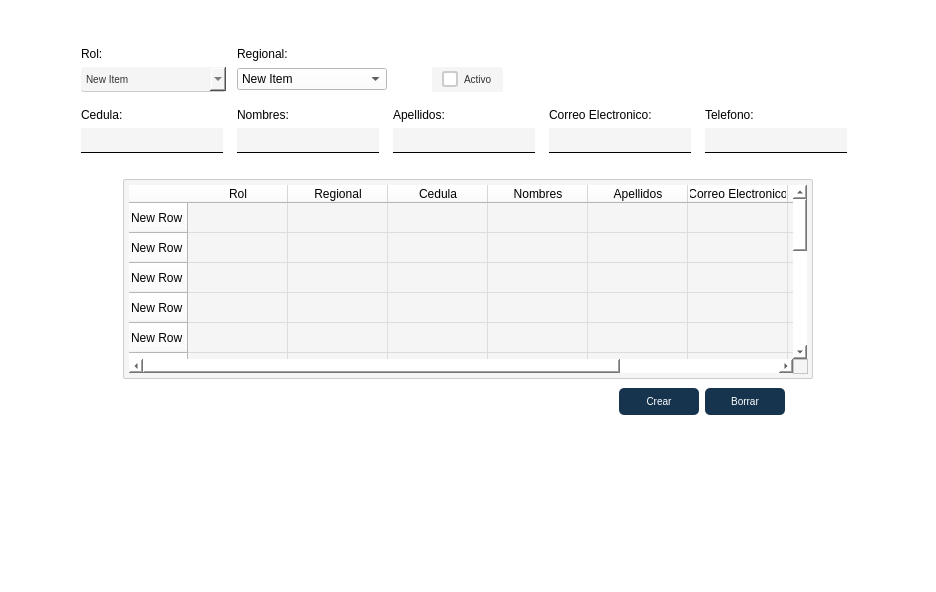
<?xml version="1.0" encoding="UTF-8"?>
<ui version="4.0">
 <class>MainWindow</class>
 <widget class="QMainWindow" name="MainWindow">
  <property name="geometry">
   <rect>
    <x>0</x>
    <y>0</y>
    <width>924</width>
    <height>592</height>
   </rect>
  </property>
  <property name="windowTitle">
   <string>MainWindow</string>
  </property>
  <property name="styleSheet">
   <string notr="true"/>
  </property>
  <widget class="QWidget" name="centralwidget">
   <property name="styleSheet">
    <string notr="true">background-color: rgb(255, 255, 255);</string>
   </property>
   <layout class="QGridLayout" name="gridLayout_2">
    <item row="0" column="0">
     <widget class="QWidget" name="gridWidget" native="true">
      <property name="styleSheet">
       <string notr="true">background-color: rgb(255, 255, 255);</string>
      </property>
      <layout class="QGridLayout" name="gridLayout">
       <item row="0" column="0">
        <widget class="QWidget" name="widget_2" native="true">
         <property name="sizePolicy">
          <sizepolicy hsizetype="Fixed" vsizetype="Fixed">
           <horstretch>0</horstretch>
           <verstretch>0</verstretch>
          </sizepolicy>
         </property>
         <property name="minimumSize">
          <size>
           <width>900</width>
           <height>550</height>
          </size>
         </property>
         <property name="styleSheet">
          <string notr="true"/>
         </property>
         <layout class="QGridLayout" name="gridLayout_3">
          <item row="2" column="2" alignment="Qt::AlignLeft">
           <widget class="QComboBox" name="ComboBoxRegional">
            <property name="sizePolicy">
             <sizepolicy hsizetype="Fixed" vsizetype="Fixed">
              <horstretch>0</horstretch>
              <verstretch>0</verstretch>
             </sizepolicy>
            </property>
            <property name="minimumSize">
             <size>
              <width>150</width>
              <height>20</height>
             </size>
            </property>
            <property name="cursor">
             <cursorShape>PointingHandCursor</cursorShape>
            </property>
            <property name="styleSheet">
             <string notr="true">QComboBox {
    background-color: #f5f5f5; /* Mismo fondo gris claro que el QLineEdit */
    border: none; /* Sin bordes generales */
    border-bottom: 1px solid #CCCCCC; /* Borde inferior suave */
    border-radius:2px; /* Bordes redondeados suaves */
    padding: 5px 5px; /* Espaciado interno */
    font-size: 10px; /* Tamaño de fuente más elegante */
    color: #333333; /* Texto en gris oscuro */
    transition: all 0.3s ease; /* Transición suave */
QLineEdit {

    background-color: #f5f5f5; /* Gris más claro cuando se escribe */
    border: none; /* Sin bordes generales */
    border-bottom: 1px solid #000000; /* Solo borde inferior inicial */
    border-radius: 0px; /* Sin bordes redondeados */
    padding: 5px; /* Espaciado interno */
    font: 10px;
	margin-left: 20px; /* Margen a la derecha de 10px */
}

/* Al pasar el mouse, se agregan los bordes izquierdo y derecho */
QLineEdit:hover {
    border-bottom: 2px solid #16344D; /* Mantiene el borde inferior */
}

/* Al hacer clic (foco), se mantiene igual que el hover */
QLineEdit:focus {
    border-bottom: 2px solid #16344D;
    background-color: #e0e0e0; /* Gris más claro cuando se escribe */
    box-shadow: 0 0 5px rgba(0, 0, 0, 0.3); /* Sombra opcional al activar */
}

}

/* Efecto al pasar el mouse */
QComboBox:hover {
    border-bottom: 2px solid #16344D; /* Engrosa el borde inferior al pasar el mouse */
    background-color: #f0f0f0; /* Cambio sutil de fondo */
}

/* Cuando el ComboBox está en foco */
QComboBox:focus {
    background-color: #e0e0e0; /* Gris más oscuro cuando está activo */
    border-bottom: 2px solid #16344D; /* Mantiene el borde inferior */
    box-shadow: 0 0 8px rgba(22, 52, 77, 0.3); /* Sombra más suave y elegante */
    transition: box-shadow 0.3s ease; /* Transición suave para la sombra */
}

/* Personalización del menú desplegable */
QComboBox QAbstractItemView {
    background-color: #f5f5f5; /* Fondo gris claro */
    color: #333333; /* Texto gris oscuro */
    border-radius: 5px; /* Bordes redondeados suaves */
    selection-background-color: #16344D; /* Fondo de selección azul elegante */
    selection-color: white; /* Texto blanco al seleccionar */
    padding: 5px 0; /* Espaciado interno */
    min-width: 150px; /* Ancho mínimo para una mejor apariencia */
}

/* Cambio de color cuando se pasa el mouse por una opción */
QComboBox QAbstractItemView::item:hover {
    background-color: #16344D; /* Fondo oscuro al pasar el mouse */
    color: white; /* Texto blanco */
}

/* Cambio de color cuando una opción está seleccionada */
QComboBox QAbstractItemView::item:selected {
    background-color: #16344D; /* Mismo fondo de selección */
    color: white; /* Texto en blanco */
}
</string>
            </property>
            <item>
             <property name="text">
              <string>New Item</string>
             </property>
            </item>
            <item>
             <property name="text">
              <string>New Item</string>
             </property>
            </item>
            <item>
             <property name="text">
              <string>New Item</string>
             </property>
            </item>
            <item>
             <property name="text">
              <string>New Item</string>
             </property>
            </item>
           </widget>
          </item>
          <item row="5" column="2">
           <widget class="QLabel" name="label_7">
            <property name="text">
             <string>Nombres:</string>
            </property>
           </widget>
          </item>
          <item row="9" column="1" colspan="5" alignment="Qt::AlignHCenter">
           <widget class="QTableWidget" name="tableWidget">
            <property name="sizePolicy">
             <sizepolicy hsizetype="Fixed" vsizetype="Preferred">
              <horstretch>0</horstretch>
              <verstretch>0</verstretch>
             </sizepolicy>
            </property>
            <property name="minimumSize">
             <size>
              <width>690</width>
              <height>200</height>
             </size>
            </property>
            <property name="styleSheet">
             <string notr="true">QTableWidget {
    background-color: #f5f5f5; /* Fondo gris claro */
    border: 1px solid #CCCCCC; /* Borde suave */
    border-radius: 2px; /* Bordes redondeados */
    font-size: 12px; /* Tamaño de fuente */
    padding: 5px; /* Espaciado interno */
    gridline-color: #DDDDDD; /* Color de las líneas de la cuadrícula */
}

QTableWidget::item {
    padding: 5px; /* Espaciado de las celdas */
    border-radius: 2px; /* Bordes redondeados en las celdas */
}

QTableWidget::item:hover {
    background-color: #f0f0f0; /* Fondo claro al pasar el mouse */
    color: #16344D; /* Texto azul al pasar el mouse */
}

/* Barra de desplazamiento vertical y horizontal */
QScrollBar:vertical, QScrollBar:horizontal {
    background-color: #f5f5f5; /* Fondo gris claro */
    width: 10px; /* Ancho de la barra vertical */
    height: 10px; /* Alto de la barra horizontal */
    border-radius: 5px; /* Bordes redondeados */
}

/* Manejador de la barra de desplazamiento (el &quot;handle&quot;) */
QScrollBar::handle:vertical, QScrollBar::handle:horizontal {
    background-color: #16344D; /* Barra de desplazamiento en azul */
    border-radius: 5px; /* Bordes redondeados */
    min-height: 20px; /* Tamaño mínimo de la barra de desplazamiento vertical */
    min-width: 20px; /* Tamaño mínimo de la barra de desplazamiento horizontal */
}

/* Efecto cuando el mouse pasa por encima del manejador */
QScrollBar::handle:vertical:hover, QScrollBar::handle:horizontal:hover {
    background-color: #1A4567; /* Fondo más oscuro al pasar el mouse */
}

/* Líneas de los botones de desplazamiento (arriba/abajo o izquierda/derecha) */
QScrollBar::add-line:vertical, QScrollBar::sub-line:vertical,
QScrollBar::add-line:horizontal, QScrollBar::sub-line:horizontal {
    background: none; /* Quitar los botones de desplazamiento */
}

/* Flechas de los botones de desplazamiento */
QScrollBar::up-arrow:vertical, QScrollBar::down-arrow:vertical,
QScrollBar::left-arrow:horizontal, QScrollBar::right-arrow:horizontal {
    background: none; /* Quitar las flechas */
}
</string>
            </property>
            <row>
             <property name="text">
              <string>New Row</string>
             </property>
            </row>
            <row>
             <property name="text">
              <string>New Row</string>
             </property>
            </row>
            <row>
             <property name="text">
              <string>New Row</string>
             </property>
            </row>
            <row>
             <property name="text">
              <string>New Row</string>
             </property>
            </row>
            <row>
             <property name="text">
              <string>New Row</string>
             </property>
            </row>
            <row>
             <property name="text">
              <string>New Row</string>
             </property>
            </row>
            <row>
             <property name="text">
              <string>New Row</string>
             </property>
            </row>
            <row>
             <property name="text">
              <string>New Row</string>
             </property>
            </row>
            <row>
             <property name="text">
              <string>New Row</string>
             </property>
            </row>
            <row>
             <property name="text">
              <string>New Row</string>
             </property>
            </row>
            <row>
             <property name="text">
              <string>New Row</string>
             </property>
            </row>
            <row>
             <property name="text">
              <string>New Row</string>
             </property>
            </row>
            <row>
             <property name="text">
              <string>New Row</string>
             </property>
            </row>
            <row>
             <property name="text">
              <string>New Row</string>
             </property>
            </row>
            <column>
             <property name="text">
              <string>Rol</string>
             </property>
             <property name="textAlignment">
              <set>AlignCenter</set>
             </property>
            </column>
            <column>
             <property name="text">
              <string>Regional</string>
             </property>
             <property name="textAlignment">
              <set>AlignCenter</set>
             </property>
            </column>
            <column>
             <property name="text">
              <string>Cedula</string>
             </property>
             <property name="textAlignment">
              <set>AlignCenter</set>
             </property>
            </column>
            <column>
             <property name="text">
              <string>Nombres</string>
             </property>
             <property name="textAlignment">
              <set>AlignCenter</set>
             </property>
            </column>
            <column>
             <property name="text">
              <string>Apellidos</string>
             </property>
             <property name="textAlignment">
              <set>AlignCenter</set>
             </property>
            </column>
            <column>
             <property name="text">
              <string>Correo Electronico</string>
             </property>
             <property name="textAlignment">
              <set>AlignCenter</set>
             </property>
            </column>
            <column>
             <property name="text">
              <string>Telefono</string>
             </property>
             <property name="textAlignment">
              <set>AlignCenter</set>
             </property>
            </column>
            <column>
             <property name="text">
              <string>Estado</string>
             </property>
             <property name="textAlignment">
              <set>AlignCenter</set>
             </property>
            </column>
           </widget>
          </item>
          <item row="11" column="5" alignment="Qt::AlignLeft">
           <widget class="QPushButton" name="pushButton">
            <property name="sizePolicy">
             <sizepolicy hsizetype="Fixed" vsizetype="Fixed">
              <horstretch>0</horstretch>
              <verstretch>0</verstretch>
             </sizepolicy>
            </property>
            <property name="minimumSize">
             <size>
              <width>80</width>
              <height>27</height>
             </size>
            </property>
            <property name="cursor">
             <cursorShape>PointingHandCursor</cursorShape>
            </property>
            <property name="styleSheet">
             <string notr="true">QPushButton {
    background-color: #16344D; /* Color de fondo */
    border-radius: 5px; /* Bordes redondeados */
    color: white; /* Color del texto */
    padding: 5px 10px; /* Espaciado interno */
    border: none; /* Elimina el borde predeterminado */
    font-size: 10px; /* Tamaño de fuente */
    text-align: center; /* Alinea el texto a la izquierda */
}

QPushButton:hover {
    background-color: #C2185B ; /* Color de fondo al pasar el mouse */
    box-shadow: 0 0 10px rgba(0, 0, 0, 0.5); /* Sombra al pasar el mouse */
    transform: scale(1.02); /* Ligero aumento al pasar el mouse */
    transition: all 0.3s ease-in-out; /* Transición suave */
}

QPushButton::icon {
    padding-right: 5px; /* Espaciado entre el icono y el texto */
}
</string>
            </property>
            <property name="text">
             <string>Borrar</string>
            </property>
            <property name="icon">
             <iconset>
              <normaloff>../../assets/iconos/borrar.png</normaloff>../../assets/iconos/borrar.png</iconset>
            </property>
            <property name="iconSize">
             <size>
              <width>15</width>
              <height>15</height>
             </size>
            </property>
           </widget>
          </item>
          <item row="1" column="1">
           <widget class="QLabel" name="label_4">
            <property name="text">
             <string>Rol:</string>
            </property>
           </widget>
          </item>
          <item row="0" column="6">
           <widget class="QLabel" name="label_2">
            <property name="text">
             <string/>
            </property>
           </widget>
          </item>
          <item row="4" column="1">
           <spacer name="verticalSpacer_2">
            <property name="orientation">
             <enum>Qt::Vertical</enum>
            </property>
            <property name="sizeType">
             <enum>QSizePolicy::Fixed</enum>
            </property>
            <property name="sizeHint" stdset="0">
             <size>
              <width>20</width>
              <height>10</height>
             </size>
            </property>
           </spacer>
          </item>
          <item row="5" column="5">
           <widget class="QLabel" name="label_10">
            <property name="text">
             <string>Telefono:</string>
            </property>
           </widget>
          </item>
          <item row="5" column="1">
           <widget class="QLabel" name="label_11">
            <property name="text">
             <string>Cedula:</string>
            </property>
           </widget>
          </item>
          <item row="8" column="1">
           <widget class="QLabel" name="label_12">
            <property name="text">
             <string/>
            </property>
           </widget>
          </item>
          <item row="6" column="1">
           <widget class="QLineEdit" name="LineEditCedula">
            <property name="sizePolicy">
             <sizepolicy hsizetype="Fixed" vsizetype="Fixed">
              <horstretch>0</horstretch>
              <verstretch>0</verstretch>
             </sizepolicy>
            </property>
            <property name="minimumSize">
             <size>
              <width>150</width>
              <height>25</height>
             </size>
            </property>
            <property name="styleSheet">
             <string notr="true">QLineEdit {

    background-color: #f5f5f5; /* Gris más claro cuando se escribe */
    border: none; /* Sin bordes generales */
    border-bottom: 1px solid #000000; /* Solo borde inferior inicial */
    border-radius: 0px; /* Sin bordes redondeados */
    padding: 5px; /* Espaciado interno */
    font: 10px;

	margin-right: 8px; /* Margen a la derecha de 10px */
}

/* Al pasar el mouse, se agregan los bordes izquierdo y derecho */
QLineEdit:hover {
    border-bottom: 2px solid #16344D; /* Mantiene el borde inferior */
}

/* Al hacer clic (foco), se mantiene igual que el hover */
QLineEdit:focus {
    border-bottom: 2px solid #16344D;
    background-color: #e0e0e0; /* Gris más claro cuando se escribe */
    box-shadow: 0 0 5px rgba(0, 0, 0, 0.3); /* Sombra opcional al activar */
}
</string>
            </property>
           </widget>
          </item>
          <item row="6" column="3">
           <widget class="QLineEdit" name="LineEditApellidos">
            <property name="sizePolicy">
             <sizepolicy hsizetype="Fixed" vsizetype="Fixed">
              <horstretch>0</horstretch>
              <verstretch>0</verstretch>
             </sizepolicy>
            </property>
            <property name="minimumSize">
             <size>
              <width>150</width>
              <height>25</height>
             </size>
            </property>
            <property name="styleSheet">
             <string notr="true">QLineEdit {

    background-color: #f5f5f5; /* Gris más claro cuando se escribe */
    border: none; /* Sin bordes generales */
    border-bottom: 1px solid #000000; /* Solo borde inferior inicial */
    border-radius: 0px; /* Sin bordes redondeados */
    padding: 5px; /* Espaciado interno */
    font: 10px;

	margin-right: 8px; /* Margen a la derecha de 10px */
}

/* Al pasar el mouse, se agregan los bordes izquierdo y derecho */
QLineEdit:hover {
    border-bottom: 2px solid #16344D; /* Mantiene el borde inferior */
}

/* Al hacer clic (foco), se mantiene igual que el hover */
QLineEdit:focus {
    border-bottom: 2px solid #16344D;
    background-color: #e0e0e0; /* Gris más claro cuando se escribe */
    box-shadow: 0 0 5px rgba(0, 0, 0, 0.3); /* Sombra opcional al activar */
}
</string>
            </property>
           </widget>
          </item>
          <item row="6" column="2">
           <widget class="QLineEdit" name="LineEditNombres">
            <property name="sizePolicy">
             <sizepolicy hsizetype="Fixed" vsizetype="Fixed">
              <horstretch>0</horstretch>
              <verstretch>0</verstretch>
             </sizepolicy>
            </property>
            <property name="minimumSize">
             <size>
              <width>150</width>
              <height>25</height>
             </size>
            </property>
            <property name="styleSheet">
             <string notr="true">QLineEdit {

    background-color: #f5f5f5; /* Gris más claro cuando se escribe */
    border: none; /* Sin bordes generales */
    border-bottom: 1px solid #000000; /* Solo borde inferior inicial */
    border-radius: 0px; /* Sin bordes redondeados */
    padding: 5px; /* Espaciado interno */
    font: 10px;

	margin-right: 8px; /* Margen a la derecha de 10px */
}

/* Al pasar el mouse, se agregan los bordes izquierdo y derecho */
QLineEdit:hover {
    border-bottom: 2px solid #16344D; /* Mantiene el borde inferior */
}

/* Al hacer clic (foco), se mantiene igual que el hover */
QLineEdit:focus {
    border-bottom: 2px solid #16344D;
    background-color: #e0e0e0; /* Gris más claro cuando se escribe */
    box-shadow: 0 0 5px rgba(0, 0, 0, 0.3); /* Sombra opcional al activar */
}
</string>
            </property>
            <property name="text">
             <string/>
            </property>
           </widget>
          </item>
          <item row="6" column="5">
           <widget class="QLineEdit" name="LineEditTelefono">
            <property name="sizePolicy">
             <sizepolicy hsizetype="Fixed" vsizetype="Fixed">
              <horstretch>0</horstretch>
              <verstretch>0</verstretch>
             </sizepolicy>
            </property>
            <property name="minimumSize">
             <size>
              <width>150</width>
              <height>25</height>
             </size>
            </property>
            <property name="styleSheet">
             <string notr="true">QLineEdit {

    background-color: #f5f5f5; /* Gris más claro cuando se escribe */
    border: none; /* Sin bordes generales */
    border-bottom: 1px solid #000000; /* Solo borde inferior inicial */
    border-radius: 0px; /* Sin bordes redondeados */
    padding: 5px; /* Espaciado interno */
    font: 10px;

	margin-right: 8px; /* Margen a la derecha de 10px */
}

/* Al pasar el mouse, se agregan los bordes izquierdo y derecho */
QLineEdit:hover {
    border-bottom: 2px solid #16344D; /* Mantiene el borde inferior */
}

/* Al hacer clic (foco), se mantiene igual que el hover */
QLineEdit:focus {
    border-bottom: 2px solid #16344D;
    background-color: #e0e0e0; /* Gris más claro cuando se escribe */
    box-shadow: 0 0 5px rgba(0, 0, 0, 0.3); /* Sombra opcional al activar */
}
</string>
            </property>
           </widget>
          </item>
          <item row="11" column="4" alignment="Qt::AlignRight">
           <widget class="QPushButton" name="pushButton_2">
            <property name="sizePolicy">
             <sizepolicy hsizetype="Fixed" vsizetype="Fixed">
              <horstretch>0</horstretch>
              <verstretch>0</verstretch>
             </sizepolicy>
            </property>
            <property name="minimumSize">
             <size>
              <width>80</width>
              <height>27</height>
             </size>
            </property>
            <property name="cursor">
             <cursorShape>PointingHandCursor</cursorShape>
            </property>
            <property name="styleSheet">
             <string notr="true">QPushButton {
    background-color: #16344D; /* Color de fondo */
    border-radius: 5px; /* Bordes redondeados */
    color: white; /* Color del texto */
    padding: 5px 10px; /* Espaciado interno */
    border: none; /* Elimina el borde predeterminado */
    font-size: 10px; /* Tamaño de fuente */
    text-align: center; /* Alinea el texto a la izquierda */
}

QPushButton:hover {
    background-color: #4C6D8C; /* Color de fondo al pasar el mouse */
    box-shadow: 0 0 10px rgba(0, 0, 0, 0.5); /* Sombra al pasar el mouse */
    transform: scale(1.02); /* Ligero aumento al pasar el mouse */
    transition: all 0.3s ease-in-out; /* Transición suave */
}

QPushButton::icon {
    padding-right: 5px; /* Espaciado entre el icono y el texto */
}
</string>
            </property>
            <property name="text">
             <string>Crear</string>
            </property>
            <property name="icon">
             <iconset>
              <normaloff>../../assets/iconos/anadir.png</normaloff>../../assets/iconos/anadir.png</iconset>
            </property>
           </widget>
          </item>
          <item row="10" column="4">
           <spacer name="verticalSpacer_4">
            <property name="orientation">
             <enum>Qt::Vertical</enum>
            </property>
            <property name="sizeType">
             <enum>QSizePolicy::Fixed</enum>
            </property>
            <property name="sizeHint" stdset="0">
             <size>
              <width>20</width>
              <height>20</height>
             </size>
            </property>
           </spacer>
          </item>
          <item row="6" column="4">
           <widget class="QLineEdit" name="LineEditCorreo">
            <property name="sizePolicy">
             <sizepolicy hsizetype="Fixed" vsizetype="Fixed">
              <horstretch>0</horstretch>
              <verstretch>0</verstretch>
             </sizepolicy>
            </property>
            <property name="minimumSize">
             <size>
              <width>150</width>
              <height>25</height>
             </size>
            </property>
            <property name="styleSheet">
             <string notr="true">QLineEdit {

    background-color: #f5f5f5; /* Gris más claro cuando se escribe */
    border: none; /* Sin bordes generales */
    border-bottom: 1px solid #000000; /* Solo borde inferior inicial */
    border-radius: 0px; /* Sin bordes redondeados */
    padding: 5px; /* Espaciado interno */
    font: 10px;

	margin-right: 8px; /* Margen a la derecha de 10px */
}

/* Al pasar el mouse, se agregan los bordes izquierdo y derecho */
QLineEdit:hover {
    border-bottom: 2px solid #16344D; /* Mantiene el borde inferior */
}

/* Al hacer clic (foco), se mantiene igual que el hover */
QLineEdit:focus {
    border-bottom: 2px solid #16344D;
    background-color: #e0e0e0; /* Gris más claro cuando se escribe */
    box-shadow: 0 0 5px rgba(0, 0, 0, 0.3); /* Sombra opcional al activar */
}
</string>
            </property>
           </widget>
          </item>
          <item row="1" column="2">
           <widget class="QLabel" name="label_5">
            <property name="text">
             <string>Regional:</string>
            </property>
           </widget>
          </item>
          <item row="1" column="3" alignment="Qt::AlignHCenter">
           <widget class="QLabel" name="label_13">
            <property name="text">
             <string/>
            </property>
           </widget>
          </item>
          <item row="12" column="4">
           <spacer name="verticalSpacer_3">
            <property name="orientation">
             <enum>Qt::Vertical</enum>
            </property>
            <property name="sizeType">
             <enum>QSizePolicy::Fixed</enum>
            </property>
            <property name="sizeHint" stdset="0">
             <size>
              <width>20</width>
              <height>150</height>
             </size>
            </property>
           </spacer>
          </item>
          <item row="2" column="1">
           <widget class="QComboBox" name="ComboBoxRol">
            <property name="sizePolicy">
             <sizepolicy hsizetype="Fixed" vsizetype="Fixed">
              <horstretch>0</horstretch>
              <verstretch>0</verstretch>
             </sizepolicy>
            </property>
            <property name="minimumSize">
             <size>
              <width>145</width>
              <height>20</height>
             </size>
            </property>
            <property name="cursor">
             <cursorShape>PointingHandCursor</cursorShape>
            </property>
            <property name="styleSheet">
             <string notr="true">QComboBox {
    background-color: #f5f5f5; /* Mismo fondo gris claro que el QLineEdit */
    border: none; /* Sin bordes generales */
    border-bottom: 1px solid #CCCCCC; /* Borde inferior suave */
    border-radius:2px; /* Bordes redondeados suaves */
    padding: 5px 5px; /* Espaciado interno */
    font-size: 10px; /* Tamaño de fuente más elegante */
    color: #333333; /* Texto en gris oscuro */
    transition: all 0.3s ease; /* Transición suave */
	
}

/* Efecto al pasar el mouse */
QComboBox:hover {
    border-bottom: 2px solid #16344D; /* Engrosa el borde inferior al pasar el mouse */
    background-color: #f0f0f0; /* Cambio sutil de fondo */
}

/* Cuando el ComboBox está en foco */
QComboBox:focus {
    background-color: #e0e0e0; /* Gris más oscuro cuando está activo */
    border-bottom: 2px solid #16344D; /* Mantiene el borde inferior */
    box-shadow: 0 0 8px rgba(22, 52, 77, 0.3); /* Sombra más suave y elegante */
    transition: box-shadow 0.3s ease; /* Transición suave para la sombra */
}

/* Personalización del menú desplegable */
QComboBox QAbstractItemView {
    background-color: #f5f5f5; /* Fondo gris claro */
    color: #333333; /* Texto gris oscuro */
    border-radius: 5px; /* Bordes redondeados suaves */
    selection-background-color: #16344D; /* Fondo de selección azul elegante */
    selection-color: white; /* Texto blanco al seleccionar */
    padding: 5px 0; /* Espaciado interno */
    min-width: 150px; /* Ancho mínimo para una mejor apariencia */
}

/* Cambio de color cuando se pasa el mouse por una opción */
QComboBox QAbstractItemView::item:hover {
    background-color: #16344D; /* Fondo oscuro al pasar el mouse */
    color: white; /* Texto blanco */
}

/* Cambio de color cuando una opción está seleccionada */
QComboBox QAbstractItemView::item:selected {
    background-color: #16344D; /* Mismo fondo de selección */
    color: white; /* Texto en blanco */
}
</string>
            </property>
            <item>
             <property name="text">
              <string>New Item</string>
             </property>
            </item>
            <item>
             <property name="text">
              <string>New Item</string>
             </property>
            </item>
            <item>
             <property name="text">
              <string>New Item</string>
             </property>
            </item>
            <item>
             <property name="text">
              <string>New Item</string>
             </property>
            </item>
            <item>
             <property name="text">
              <string>New Item</string>
             </property>
            </item>
           </widget>
          </item>
          <item row="5" column="3">
           <widget class="QLabel" name="label_6">
            <property name="text">
             <string>Apellidos:</string>
            </property>
           </widget>
          </item>
          <item row="2" column="3" alignment="Qt::AlignHCenter">
           <widget class="QCheckBox" name="CheckBoxEstado">
            <property name="sizePolicy">
             <sizepolicy hsizetype="Fixed" vsizetype="Fixed">
              <horstretch>0</horstretch>
              <verstretch>0</verstretch>
             </sizepolicy>
            </property>
            <property name="minimumSize">
             <size>
              <width>70</width>
              <height>25</height>
             </size>
            </property>
            <property name="cursor">
             <cursorShape>PointingHandCursor</cursorShape>
            </property>
            <property name="styleSheet">
             <string notr="true">QCheckBox {
    font-size: 10px; /* Tamaño de fuente más elegante */
    color: #333333; /* Texto gris oscuro */
    padding: 5px 10px; /* Espaciado interno */
    border-radius: 2px; /* Bordes redondeados suaves */
    background-color: #f5f5f5; /* Fondo gris claro */
    transition: all 0.3s ease; /* Transición suave */
}

QCheckBox::indicator {
    border: 2px solid #CCCCCC; /* Borde suave del indicador */
    border-radius: 3px; /* Bordes redondeados para el indicador */
    background-color: white; /* Fondo blanco */
    width: 12px; /* Tamaño del indicador */
    height: 12px; /* Tamaño del indicador */
    transition: all 0.3s ease; /* Transición suave */
}

/* Cuando el checkbox está marcado */
QCheckBox::indicator:checked {
    background-color: #16344D; /* Color de fondo cuando está marcado */
    border: 2px solid #16344D; /* Borde del indicador en azul */
}

/* Efecto cuando el mouse pasa por encima */
QCheckBox:hover {
    background-color: #f0f0f0; /* Fondo más claro al pasar el mouse */
    border-bottom: 2px solid #16344D; /* Engrosa solo el borde inferior */
}
</string>
            </property>
            <property name="text">
             <string>Activo</string>
            </property>
           </widget>
          </item>
          <item row="5" column="4">
           <widget class="QLabel" name="label_9">
            <property name="text">
             <string>Correo Electronico:</string>
            </property>
           </widget>
          </item>
          <item row="2" column="0">
           <widget class="QLabel" name="label">
            <property name="text">
             <string/>
            </property>
           </widget>
          </item>
         </layout>
        </widget>
       </item>
      </layout>
     </widget>
    </item>
   </layout>
  </widget>
  <widget class="QMenuBar" name="menubar">
   <property name="geometry">
    <rect>
     <x>0</x>
     <y>0</y>
     <width>924</width>
     <height>18</height>
    </rect>
   </property>
  </widget>
 </widget>
 <resources/>
 <connections/>
</ui>
